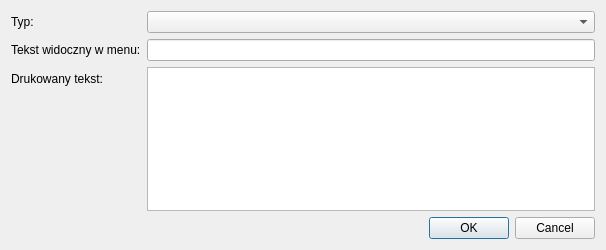
<?xml version="1.0" encoding="UTF-8"?>
<ui version="4.0">
 <class>AddConditionDialog</class>
 <widget class="QDialog" name="AddConditionDialog">
  <property name="geometry">
   <rect>
    <x>0</x>
    <y>0</y>
    <width>606</width>
    <height>250</height>
   </rect>
  </property>
  <property name="windowTitle">
   <string notr="true">Tworzenie nowych warunków</string>
  </property>
  <layout class="QFormLayout" name="formLayout">
   <item row="0" column="0">
    <widget class="QLabel" name="label_typ">
     <property name="text">
      <string notr="true">Typ:</string>
     </property>
    </widget>
   </item>
   <item row="1" column="0">
    <widget class="QLabel" name="label_short">
     <property name="text">
      <string>Tekst widoczny w menu:</string>
     </property>
    </widget>
   </item>
   <item row="1" column="1">
    <widget class="QLineEdit" name="lineEdit_sort"/>
   </item>
   <item row="2" column="0">
    <widget class="QLabel" name="label_long">
     <property name="text">
      <string>Drukowany tekst:</string>
     </property>
    </widget>
   </item>
   <item row="2" column="1">
    <widget class="QTextEdit" name="textEdit"/>
   </item>
   <item row="3" column="1">
    <widget class="QDialogButtonBox" name="buttonBox">
     <property name="orientation">
      <enum>Qt::Horizontal</enum>
     </property>
     <property name="standardButtons">
      <set>QDialogButtonBox::Cancel|QDialogButtonBox::Ok</set>
     </property>
    </widget>
   </item>
   <item row="0" column="1">
    <widget class="QComboBox" name="comboBox"/>
   </item>
  </layout>
 </widget>
 <resources/>
 <connections>
  <connection>
   <sender>buttonBox</sender>
   <signal>accepted()</signal>
   <receiver>AddConditionDialog</receiver>
   <slot>accept()</slot>
   <hints>
    <hint type="sourcelabel">
     <x>248</x>
     <y>254</y>
    </hint>
    <hint type="destinationlabel">
     <x>157</x>
     <y>274</y>
    </hint>
   </hints>
  </connection>
  <connection>
   <sender>buttonBox</sender>
   <signal>rejected()</signal>
   <receiver>AddConditionDialog</receiver>
   <slot>reject()</slot>
   <hints>
    <hint type="sourcelabel">
     <x>316</x>
     <y>260</y>
    </hint>
    <hint type="destinationlabel">
     <x>286</x>
     <y>274</y>
    </hint>
   </hints>
  </connection>
 </connections>
</ui>
